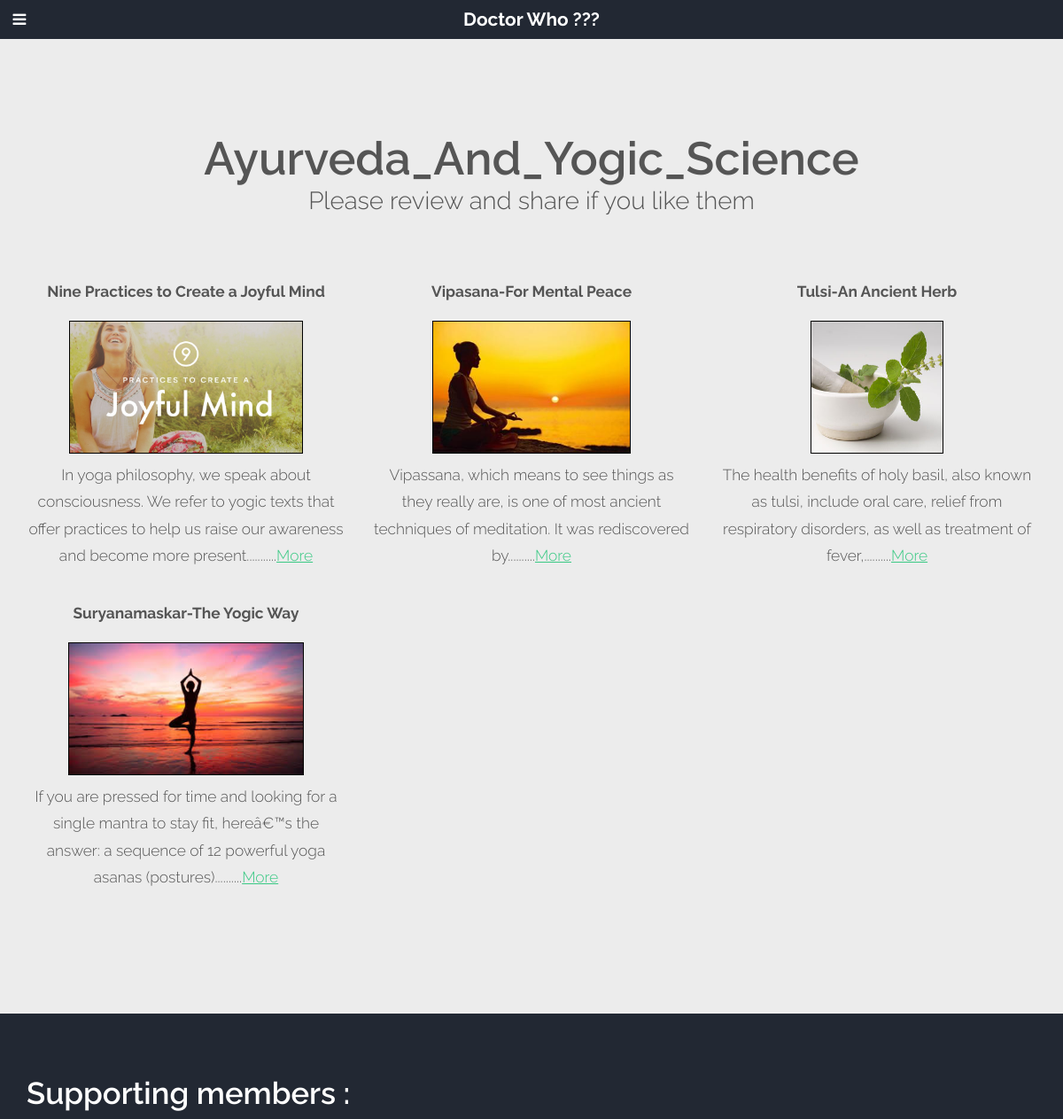
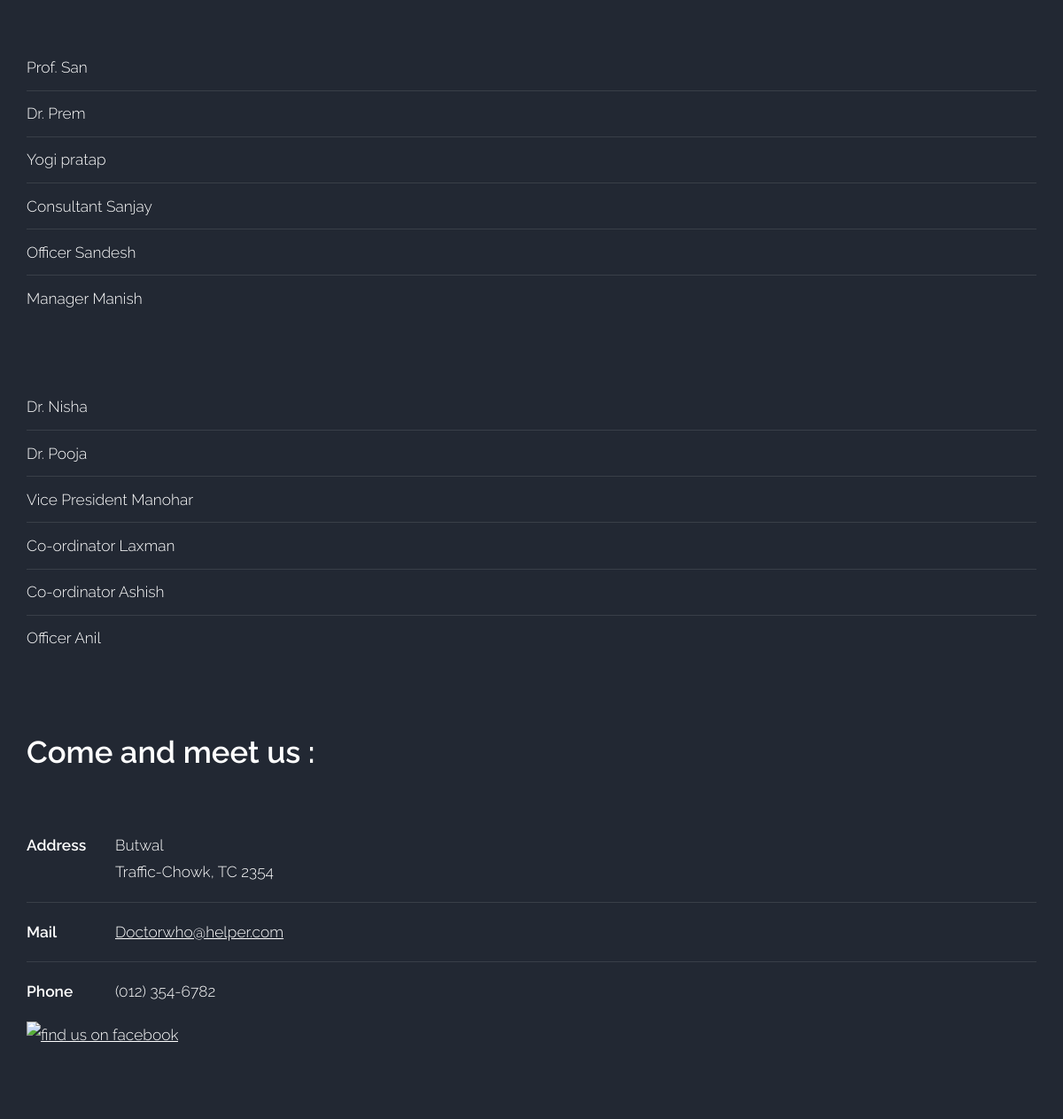
The app's page /ProjectDr/index.php?p=Ayurveda_And_Yogic_Science with its own data (2 pictures, top to bottom).
### tables this page shows
CREATE TABLE `tbl_info` (
  `id` int(11) NOT NULL,
  `title` varchar(150) NOT NULL,
  `category` varchar(50) NOT NULL,
  `short_desc` varchar(150) NOT NULL,
  `description` text NOT NULL,
  `image` varchar(250) DEFAULT NULL,
  `status` tinyint(1) NOT NULL DEFAULT '1',
  `slug` varchar(200) NOT NULL,
  `featured` tinyint(1) NOT NULL DEFAULT '0',
  `created_by` varchar(50) NOT NULL,
  `created_at` datetime NOT NULL,
  `modified_by` varchar(50) DEFAULT NULL,
  `modified_at` datetime DEFAULT NULL
);

### ProjectDr/controller/categorycontroller.php (called while the page is built, shortened)
<?php
class categorycontroller extends controller {
	function __construct($category){
			$this->info=$this->loadmodel('infomodel');
	}
	function index($category){
		$this->name=$category;
		$this->categoryinfo=$this->info->selectinfobycategory($category);
		$this->loadview('category');
	}
}
?>

### ProjectDr/config/config.php (called while the page is built, shortened)
<?php
function base_url($atRoot=FALSE, $atCore=FALSE, $parse=FALSE) {
        if (isset($_SERVER['HTTP_HOST'])) {
            $http = isset($_SERVER['HTTPS']) && strtolower($_SERVER['HTTPS']) !== 'off' ? 'https' : 'http';
            $hostname = $_SERVER['HTTP_HOST'];
            $dir =  str_replace(basename($_SERVER['SCRIPT_NAME']), '', $_SERVER['SCRIPT_NAME']);
            $core = preg_split('@/@', str_replace($_SERVER['DOCUMENT_ROOT'], '', realpath(dirname(__FILE__))), NULL, PREG_SPLIT_NO_EMPTY);
            $core = $core[0];
            $tmplt = $atRoot ? ($atCore ? "%s://%s/%s/" : "%s://%s/") : ($atCore ? "%s://%s/%s/" : "%s://%s%s");
            $end = $atRoot ? ($atCore ? $core : $hostname) : ($atCore ? $core : $dir);
            $base_url = sprintf( $tmplt, $http, $hostname, $end );
        }
        else $base_url = 'http://localhost/';
        return $base_url;
}
?>

### ProjectDr/libs/model.php (called while the page is built, shortened)
<?php
class model{
	public $con;
	public function __construct()
     {
		$this->con = new mysqli('localhost','root','','db_doctor');
   }
	public function select($sql){
		$res = $this->con->query($sql);
		$data = [];
		if($res->num_rows>0)
			while($row= $res->fetch_object()){
				$data[] = $row;
			}
		return $data;
	}
}
?>

### ProjectDr/Model/infomodel.php (called while the page is built, shortened)
<?php
class infomodel extends model{
    function selectinfobycategory($category){
        $sql = "select * from tbl_info where category = '$category' and status = 1";
       return $this->select($sql);
    }
}
?>

### ProjectDr/view/category.php (the view)
<div class="wrapper style2">
	<section class="container">
		<header class="major">
			<h2><?php echo $this->name ?></h2>
			<span class="byline">Please review and share if you like them</span>
		</header>
		<div class="row no-collapse-1">
		<?php
		foreach ($this->categoryinfo as $info) { ?>
		<section class="4u">
		<h6><?php echo $info->title; ?></h6>
				<img style = "border:1px solid black"src="<?php echo base_url()?>admin_panel/files/<?php echo $info->image ?>" height = 150px alt="No image">
				<p><?php echo $info->short_desc?>..........<a href="<?php echo base_url()."$info->category".'/'."$info->slug" ?>">More</a></p>
			</section>
		<?php } ?>
		</div>
	</section>
</div>

### ProjectDr/index.php (shortened to what this page needs)
<?php
require_once 'config/config.php';
require_once 'libs/controller.php';
require_once 'libs/model.php';
$url = explode('/',$_GET['p']);
$count = count($url);
if($count == '1'){
	if($url[0] == 'home'){
		require_once  'controller/homecontroller.php';
		$obj = new homecontroller;
		$obj ->index();
	}
	else{
		require_once 'controller/categorycontroller.php';
		$category = $url[0];
		$obj = new categorycontroller($category);
		$obj ->index($category);
	}
}
?>

### ProjectDr/libs/controller.php (shortened to what this page needs)
<?php
class controller{
	function loadmodel($modelname){
		$path = 'model/'.$modelname.'.php';
		return new $modelname;
	}
	function loadview($viewname,$header=true,$footer = true,$banner = false){
        $path = 'view/'.$viewname.'.php';
        if($header){
        	if($banner){
        		require_once 'view/layout/headerwithbanner.php';
        	}
        	else{
        	require_once 'view/layout/header.php';
            }
        }
		require_once $path;
		if($footer){
			require_once 'view/layout/footer.php';
		}
	}
}
?>

### ProjectDr/view/layout/header.php (shortened to what this page needs)
<!DOCTYPE HTML>
<html>
	<head>
			<link rel="stylesheet" href="<?php echo base_url() ?>public/css/skel.css" />
			<link rel="stylesheet" href="<?php echo base_url() ?>public/css/style.css" />
	</head>
	<body class="left-sidebar">
			<div id="header">
				<div class="container">
						<h1><a href="#" id="logo">Doctor Who ???</a></h1>
				</div>
			</div>

### ProjectDr/view/layout/footer.php
<div id="footer">
				<div class="container">
						<div class="row">
							<div class="8u">
								<section>
									<header class="major">
										<h2>Supporting members :</h2>
									</header>
									<div class="row">
										<section class="6u">
											<ul class="default">
												<li>Prof. San</li>
												<li>Dr. Prem</li>
												<li>Yogi pratap</li>
												<li>Consultant Sanjay</li>
												<li>Officer Sandesh</li>
												<li>Manager Manish</li>
												</ul>
										</section>
										<section class="6u">
											<ul class="default">
												<li>Dr. Nisha</li>
												<li>Dr. Pooja</li>
												<li>Vice President Manohar</li>
												<li>Co-ordinator Laxman</li>
												<li>Co-ordinator Ashish</li>
												<li>Officer Anil</li>
											</ul>
										</section>
									</div>
								</section>
							</div>
							<div class="4u">
								<section>
									<header class="major">
										<h2>Come and meet us :</h2>
									</header>
									<ul class="contact">
										<li>
											<span class="address">Address</span>
											<span> Butwal <br />Traffic-Chowk, TC 2354</span>
										</li>
										<li>
											<span class="mail">Mail</span>
											<span><a href="mailto:123here.comes.san@gmail.com">Doctorwho@helper.com</a></span>
										</li>
										<li>
											<span class="phone">Phone</span>
											<span>(012) 354-6782</span>
										</li>
									</ul>
									<span><a target="_blank" title="find us on Facebook" href="https://www.facebook.com/Vieuzz/"><img alt="find us on facebook" src="//login.create.net/images/icons/user/facebook-b_130x50.png" border=0></a></span>
								</section>
							</div>
						</div>
				</div>
			</div>
	</body>
</html>

### ProjectDr/public/css/skel.css (style rules this page uses)
html,body,div,span,applet,object,iframe,h1,h2,h3,h4,h5,h6,p,blockquote,pre,a,abbr,acronym,address,big,cite,code,del,dfn,em,img,ins,kbd,q,s,samp,small,strike,strong,sub,sup,tt,var,b,u,i,center,dl,dt,dd,ol,ul,li,fieldset,form,label,legend,table,caption,tbody,tfoot,thead,tr,th,td,article,aside,canvas,details,embed,figure,figcaption,footer,header,hgroup,menu,nav,output,ruby,section,summary,time,mark,audio,video { margin:0;padding:0;border:0;font-size:100%;font:inherit;vertical-align:baseline; }
article,aside,details,figcaption,figure,footer,header,hgroup,menu,nav,section { display:block; }
body { line-height:1; }
ol,ul { list-style:none; }
body { -webkit-text-size-adjust:none }
*, *:before, *:after { -moz-box-sizing: border-box; -webkit-box-sizing: border-box; box-sizing: border-box; }
body { min-width: 1200px; }
.container { margin-left: auto; margin-right: auto; width: 1200px; }
.\38 u { width: 66.6666666667% }
.\36 u { width: 50% }
.\34 u { width: 33.3333333333% }
.row > * { float: left; }
.row:after { content: ''; display: block; clear: both; height: 0; }
.row:first-child > * { padding-top: 0 !important; }
.row > * { padding-left: 40px; }
.row { margin-left: -40px; }

### ProjectDr/public/css/style.css (style rules this page uses)
body { background: #222833; }
body, input, select, textarea { color: #555555; font-family: 'Raleway', sans-serif; font-size: 13pt; font-weight: 300; line-height: 1.75em; }
a { color: #3ac984; text-decoration: underline; }
p, ul, ol, dl, table, blockquote { margin: 0 0 2em 0; }
h1, h2, h3, h4, h5, h6 { color: inherit; font-weight: 700; line-height: 1.75em; margin-bottom: 1em; }
h1 a, h2 a, h3 a, h4 a, h5 a, h6 a { color: inherit; text-decoration: none; }
h2 { font-size: 1.5em; }
header.major { padding-bottom: 4em; }
header h2 { margin: 0; padding: 0; font-size: 3em; font-weight: 600; }
header .byline { font-size: 1.6em; }
ul { margin: 0; padding: 0; }
ul.default { list-style: none; }
ul.default li { display: block; padding: 0.60em 0; border-top: 1px solid; border-color: rgba(192, 192, 192, 0.15); }
ul.default > :first-child { padding-top: 0; border-top: none; }
ul.contact li { padding: 1.05em 0; border-top: 1px solid; border-color: rgba(192, 192, 192, 0.15); }
ul.contact li > span { display: inline-block; }
ul.contact li .address, ul.contact li .mail, ul.contact li .phone { float: left; width: 100px; font-weight: 600; }
ul.contact > :first-child { padding-top: 0; border-top: none; }
.wrapper.style2 { background: #ececec; padding: 6em 0; text-align: center; }
#header { background: #333333 url("../images/pic01.jpg") no-repeat; background-size: cover; color: #fff; padding: 6em 0; text-align: center; background-position: 0% 65%; position: relative; }
#header:before { content: ''; position: absolute; left: 0; top: 0; width: 100%; height: 100%; background: rgba(16, 32, 48, 0.25); }
#header > * { position: relative; z-index: 1; }
#logo { font-size: 2em; }
#footer { padding: 4em 0; color: #fff; }
#footer .major h2 { font-size: 2em; color: #FFF; }
#footer a { color: inherit; }

### ProjectDr/public/css/style-wide.css (style rules this page uses)
body, input, select, textarea { font-size: 12pt; line-height: 1.5em; }

### ProjectDr/public/css/style-normal.css (style rules this page uses)
header.major { padding-bottom: 3em; }
header h2 { font-size: 2.5em; }
header .byline { font-size: 1.35em; }
#header { padding: 4em 0; }
#footer .major h2 { font-size: 1.5em; }

### ProjectDr/public/css/style-narrower.css (style rules this page uses)
header.major { padding-bottom: 2em; }
header h2 { line-height: 1.2em; font-size: 1.8em; }
header .byline { padding-top: 0.50em; font-size: 1.1em; }
.wrapper.style2 { padding: 4em 0 3em 0; }
.no-sidebar #header, .left-sidebar #header, .right-sidebar #header { display: none; }
#logo { display: none; }
#footer section { margin-bottom: 3em; }

### records on screen
tbl_info: title "Nine Practices to Create a Joyful Mind", image (picture), short_desc "In yoga philosophy, we speak about consciousness. We refer to yogic texts that offer practices to help us raise our awareness and become more present."
tbl_info: title "Vipasana-For Mental Peace", image (picture), short_desc "Vipassana, which means to see things as they really are, is one of most ancient techniques of meditation. It was rediscovered by"
tbl_info: title "Tulsi-An Ancient Herb", image (picture), short_desc "The health benefits of holy basil, also known as tulsi, include oral care, relief from respiratory disorders, as well as treatment of fever,"
tbl_info: title "Suryanamaskar-The Yogic Way", image (picture), short_desc "If you are pressed for time and looking for a single mantra to stay fit, hereâ€™s the answer: a sequence of 12 powerful yoga asanas (postures)"

### other values on screen
$this->name "Ayurveda_And_Yogic_Science"
